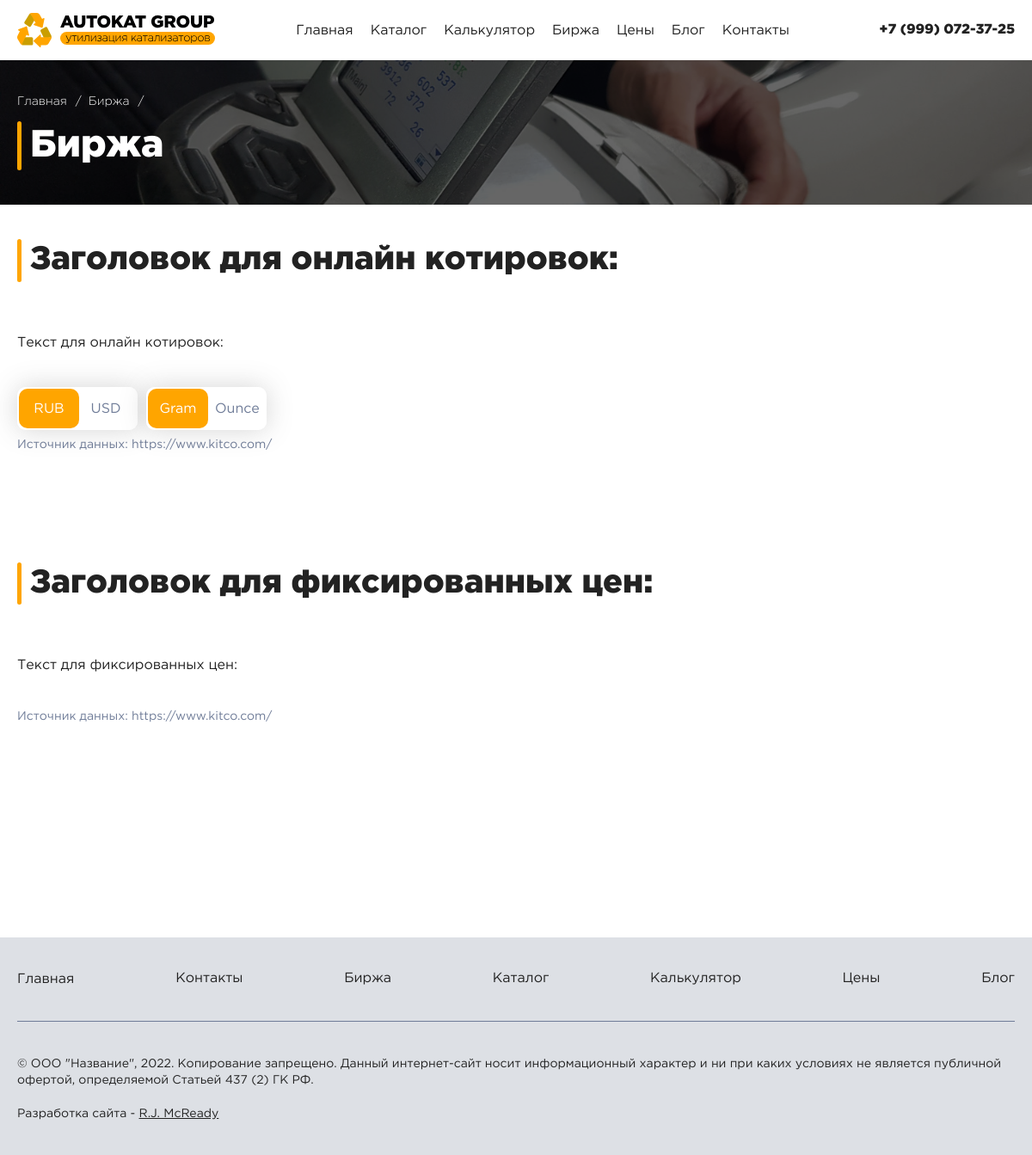
/stock/, run on the app's committed database.
### main/models.py (models this page shows, shortened)
class PageStock(models.Model):
    title = models.CharField(max_length=150, help_text='Максимум 150 символов', verbose_name='Title')
    description = models.TextField(max_length=350, help_text='Максимум 350 символов', verbose_name='Description')
    header_h1 = models.CharField(max_length=250, help_text='Максимум 250 символов', verbose_name='Заголовок H1')
    online_header = models.CharField(max_length=250, help_text='Максимум 250 символов', verbose_name='Заголовок для онлайн котировок')
    online_content = models.TextField(max_length=2500, help_text='Максимум 2500 символов', verbose_name='Текст для онлайн котировок')
    fix_header = models.CharField(max_length=250, help_text='Максимум 250 символов', verbose_name='Заголовок для фиксированных цен')
    fix_content = models.TextField(max_length=2500, help_text='Максимум 2500 символов', verbose_name='Текст для фиксированных цен')
    content = models.TextField(max_length=2500, blank=True, help_text='Максимум 2500 символов', verbose_name='Основной контент')
    class Meta:
        verbose_name = 'Страница - Биржа'
        verbose_name_plural = 'Страница - Биржа'

### main/views.py (the view)
# urls.py: path('stock/', stock, name='stock'),
def stock(request):
    context = {
        'title': PageStock.objects.get(pk=1),
        'description': PageStock.objects.get(pk=1),
        'header_h1': PageStock.objects.get(pk=1),
        'stock': PageStock.objects.all(),
        'online': OnlinePrice.objects.all(),
        'fixprice': FixPrice.objects.all(),
    }
    return render(request, 'main/stock.html', context=context)

### main/templates/main/stock.html (shortened to what this page needs)
{% extends 'main/base.html' %}
{% block content %}
      <main class="main">
        <div class="head-wrapper">
          <section class="head">
            <div class="container">
              <nav class="breadcrumbs">
                <ul class="breadcrumbs__items">
                  <li class="breadcrumbs__item">
                    <a class="breadcrumbs__link" href="{% url 'home' %}">Главная</a>
                  </li>
                  <li class="breadcrumbs__item">
                    <a class="breadcrumbs__link" href="{% url 'stock' %}">Биржа</a>
                  </li>
                </ul>
              </nav>
              <h1 class="head__title h1">{{header_h1.header_h1}}</h1>
            </div>
          </section>
        </div>
        <section class="quotes">
          <div class="container">
            {% for s in stock %}
            <div class="quotes__item">
              <h2 class="quotes__title h2">{{s.online_header}}</h2>
              <p class="quotes__text">
                {{s.online_content}}
              </p>
              <form action="" class="quotes__form">
                <label class="checkbox-item wrap">
                  <span
                    class="checkbox-item-switch"
                    data-label-on="USD"
                    data-label-off="RUB"
                  ></span>
                </label>
                <label class="checkbox-item wrap">
                  <span
                    class="checkbox-item-switch"
                    data-label-on="Ounce"
                    data-label-off="Gram"
                  ></span>
                </label>
              </form>
              <p class="table__subtitle">
                Источник данных:
                <a href="https://www.kitco.com/">https://www.kitco.com/</a>
              </p>
            </div>
            <div class="quotes__item">
              <h2 class="quotes__title h2">{{ s.fix_header }}</h2>
              <p class="quotes__text">
                {{ s.fix_content }}
              </p>
              <p class="table__subtitle">
                Источник данных:
                <a href="https://www.kitco.com/">https://www.kitco.com/</a>
              </p>
            </div>
            {% endfor %}
          </div>
        </section>
      </main>
{% endblock content %}

### static/main/css/style.css (style rules this page uses)
* { padding: 0px; margin: 0px; border: 0px; }
*, *:before, *:after { box-sizing: border-box; }
body { margin: 0 auto; height: 100%; font-family: "Gotham Pro", Arial, sans-serif; color: #222; font-size: 16px; line-height: 100%; }
a { color: inherit; cursor: pointer; }
a:link, a:visited { text-decoration: none; }
ul li { list-style: none; }
section { margin: 0 auto; max-width: 1200px; }
.container { margin: 0 20px; }
.wrap { background: #FFFFFF; box-shadow: 0px 0px 30px rgba(86, 86, 86, 0.25); border-radius: 10px; }
.h1, .h2, .h3, .h4 { color: #222; position: relative; font-weight: 700; line-height: 1.3; padding-left: 15px; font-family: "Gotham Pro", Arial, sans-serif; font-weight: 900; }
.h1::before, .h2::before, .h3::before, .h4::before { content: ""; position: absolute; left: 0; height: 100%; background-color: orange; width: 5px; border-radius: 10px; }
.h1 { font-size: 44px; }
.h2 { font-size: 38px; margin-bottom: 60px; }
.head-wrapper { background: url(../images/breadcrumbs.jpg); background-repeat: no-repeat; background-size: cover; background-position: center; margin-bottom: 40px; position: relative; }
.head-wrapper::before { position: absolute; content: ""; background-color: rgba(0, 0, 0, 0.6); height: 100%; width: 100%; }
.head { padding: 40px 0px; color: #fff; }
.breadcrumbs__items { display: flex; flex-wrap: wrap; margin-bottom: 10px; }
.breadcrumbs__item { margin-bottom: 5px; }
.breadcrumbs__link { position: relative; padding-right: 25px; font-weight: 300; font-size: 14px; cursor: pointer; }
.breadcrumbs__link::after { content: "/"; position: absolute; margin-left: 10px; }
.head__title { color: #fff; }
.table__subtitle { line-height: 1; font-size: 14px; color: #6f7c98; margin-bottom: 10px; }
.quotes, .quotes__item { padding-bottom: 120px; }
.quotes__text { margin-bottom: 40px; line-height: 1.4; }
.quotes__form { margin-bottom: 10px; font-size: 16px; display: flex; }
.checkbox-item { display: inline-block; height: 50px; margin-right: 10px; position: relative; vertical-align: middle; -webkit-user-select: none; -moz-user-select: none; user-select: none; }
.checkbox-item .checkbox-item-switch { display: inline-block; height: 50px; width: 140px; box-sizing: border-box; position: relative; border-radius: 10px; background: #fff; transition: background-color 0.3s cubic-bezier(0, 1, 0.5, 1); }
.checkbox-item .checkbox-item-switch:before { content: attr(data-label-on); display: inline-block; box-sizing: border-box; width: 70px; padding: 0 12px; position: absolute; top: 18px; left: 68px; text-align: center; color: #6f7c98; }
.checkbox-item .checkbox-item-switch:after { content: attr(data-label-off); display: inline-block; box-sizing: border-box; width: 70px; border-radius: 10px; position: absolute; top: 2px; left: 2px; z-index: 5; text-align: center; background: orange; height: 46px; line-height: 48px; color: #fff; transition: transform 0.3s cubic-bezier(0, 1, 0.5, 1); }

### data on the page
PageStock: header_h1 "Биржа", online_header "Заголовок для онлайн котировок:", online_content "Текст для онлайн котировок:", fix_header "Заголовок для фиксированных цен:", fix_content "Текст для фиксированных цен:"
